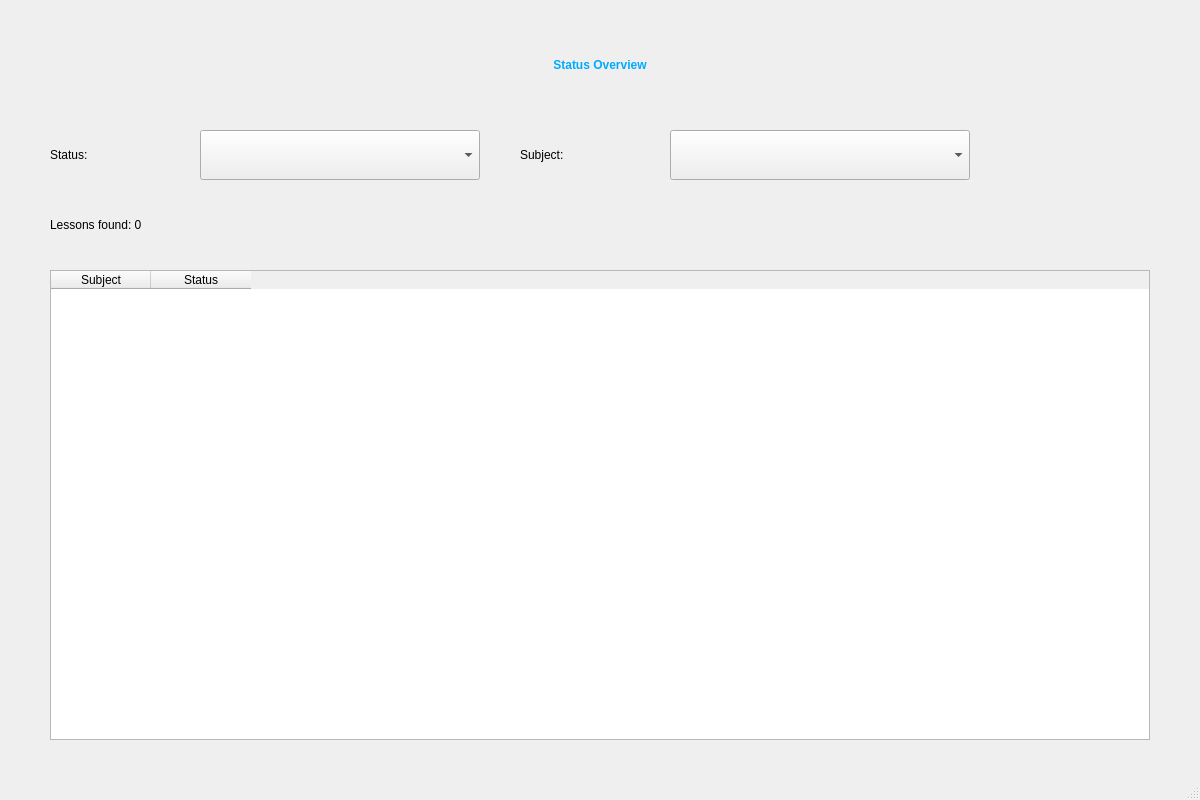
<?xml version="1.0" encoding="UTF-8"?>
<ui version="4.0">
 <class>StatusWindow</class>

 <widget class="QMainWindow" name="StatusWindow">

  <property name="geometry">
   <rect>
    <x>0</x>
    <y>0</y>
    <width>1200</width>
    <height>800</height>
   </rect>
  </property>

  <property name="windowTitle">
   <string>Bac Planner - Status</string>
  </property>

  <widget class="QWidget" name="centralwidget">

   <!-- ===================================================== -->
   <!-- TITLE -->
   <!-- ===================================================== -->

   <widget class="QLabel" name="title">
    <property name="geometry">
     <rect>
      <x>400</x>
      <y>30</y>
      <width>400</width>
      <height>70</height>
     </rect>
    </property>

    <property name="text">
     <string>Status Overview</string>
    </property>

    <property name="styleSheet">
     <string notr="true">
font: 28pt "MS Shell Dlg 2";
font-weight: bold;
color: rgb(0, 170, 255);
     </string>
    </property>

    <property name="alignment">
     <set>Qt::AlignCenter</set>
    </property>
   </widget>


   <!-- ===================================================== -->
   <!-- STATUS FILTER -->
   <!-- ===================================================== -->

   <widget class="QLabel" name="statusLabel">
    <property name="geometry">
     <rect>
      <x>50</x>
      <y>130</y>
      <width>150</width>
      <height>50</height>
     </rect>
    </property>

    <property name="text">
     <string>Status:</string>
    </property>

    <property name="styleSheet">
     <string notr="true">
font: 20pt "MS Shell Dlg 2";
     </string>
    </property>

    <property name="alignment">
     <set>Qt::AlignVCenter</set>
    </property>
   </widget>


   <widget class="QComboBox" name="statusFilter">
    <property name="geometry">
     <rect>
      <x>200</x>
      <y>130</y>
      <width>280</width>
      <height>50</height>
     </rect>
    </property>

    <property name="styleSheet">
     <string notr="true">
font: 15pt "MS Shell Dlg 2";
     </string>
    </property>
   </widget>


   <!-- ===================================================== -->
   <!-- SUBJECT FILTER -->
   <!-- ===================================================== -->

   <widget class="QLabel" name="subjectLabel">
    <property name="geometry">
     <rect>
      <x>520</x>
      <y>130</y>
      <width>150</width>
      <height>50</height>
     </rect>
    </property>

    <property name="text">
     <string>Subject:</string>
    </property>

    <property name="styleSheet">
     <string notr="true">
font: 20pt "MS Shell Dlg 2";
     </string>
    </property>

    <property name="alignment">
     <set>Qt::AlignVCenter</set>
    </property>
   </widget>


   <widget class="QComboBox" name="subjectFilter">
    <property name="geometry">
     <rect>
      <x>670</x>
      <y>130</y>
      <width>300</width>
      <height>50</height>
     </rect>
    </property>

    <property name="styleSheet">
     <string notr="true">
font: 15pt "MS Shell Dlg 2";
     </string>
    </property>
   </widget>


   <!-- ===================================================== -->
   <!-- SUMMARY -->
   <!-- ===================================================== -->

   <widget class="QLabel" name="summary">
    <property name="geometry">
     <rect>
      <x>50</x>
      <y>200</y>
      <width>1050</width>
      <height>50</height>
     </rect>
    </property>

    <property name="text">
     <string>Lessons found: 0</string>
    </property>

    <property name="styleSheet">
     <string notr="true">
font: 16pt "MS Shell Dlg 2";
     </string>
    </property>

    <property name="alignment">
     <set>Qt::AlignVCenter</set>
    </property>
   </widget>


   <!-- ===================================================== -->
   <!-- TABLE -->
   <!-- ===================================================== -->

   <widget class="QTableWidget" name="table">

    <property name="geometry">
     <rect>
      <x>50</x>
      <y>270</y>
      <width>1100</width>
      <height>470</height>
     </rect>
    </property>

    <property name="styleSheet">
     <string notr="true">
font: 13pt "MS Shell Dlg 2";
     </string>
    </property>

    <property name="alternatingRowColors">
     <bool>true</bool>
    </property>

    <property name="editTriggers">
     <set>QAbstractItemView::NoEditTriggers</set>
    </property>

    <property name="selectionBehavior">
     <enum>QAbstractItemView::SelectRows</enum>
    </property>

    <property name="sortingEnabled">
     <bool>false</bool>
    </property>

    <column>
     <property name="text">
      <string>Subject</string>
     </property>
    </column>

    <column>
     <property name="text">
      <string>Status</string>
     </property>
    </column>

   </widget>

  </widget>


  <!-- ===================================================== -->
  <!-- STATUS BAR -->
  <!-- ===================================================== -->

  <widget class="QStatusBar" name="statusbar"/>

 </widget>

 <resources/>
 <connections/>

</ui>
